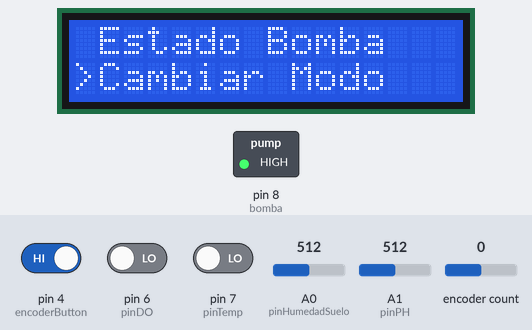
Bench run of a sketch on a simulated Arduino Uno, built with avr-gcc and run on an emulated ATmega328P. On the bench: 16×2 character LCD, switched loads named in the sketch (green lamp = pin HIGH). The test bench sets the inputs (shaded band); at power-on: pin 4 (encoderButton) HIGH, encoder count 0, pin 6 (pinDO) LOW, pin 7 (pinTemp) LOW, A0 (pinHumedadSuelo) = 512, A1 (pinPH) = 512. What the sketch prints to the serial monitor is not drawn.

Above: at 3.3 s.
3.4 s: pin 4 (encoderButton) driven LOW
At 3.8 s:
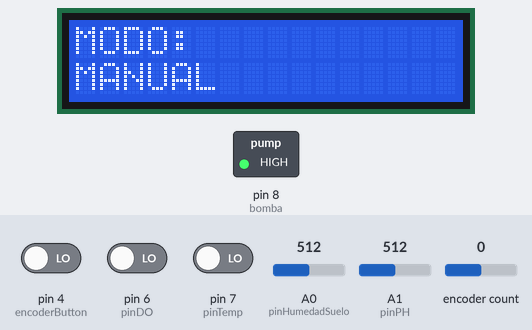
9.4 s: encoder count set to 1
At 9.8 s:
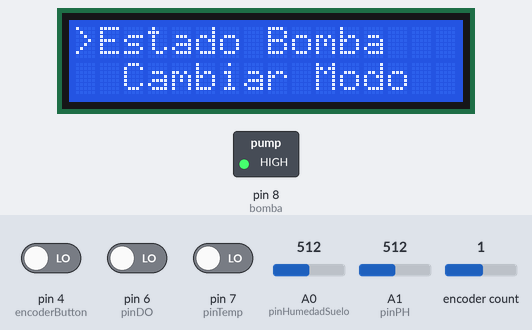
11.0 s: encoder count set to 2
At 11.7 s:
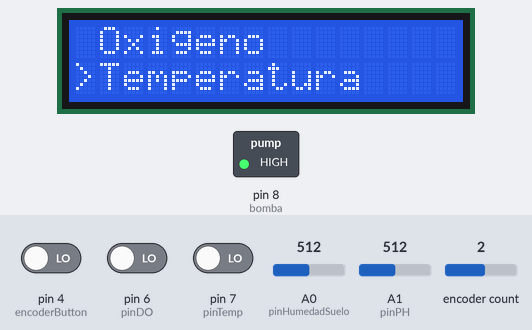
12.6 s: encoder count set to 3
At 13.8 s:
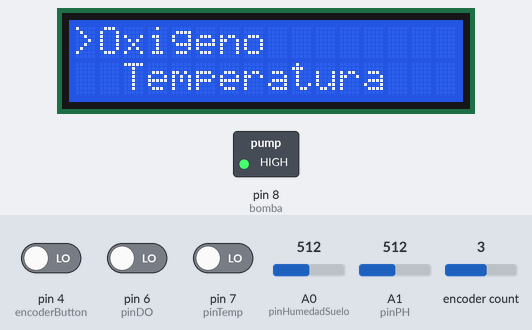
14.1 s: encoder count set to 4
At 14.5 s:
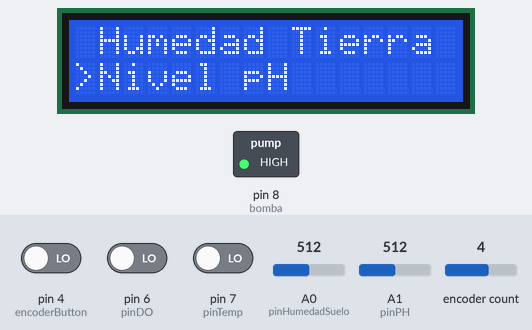
15.6 s: encoder count set to 5
At 16.5 s:
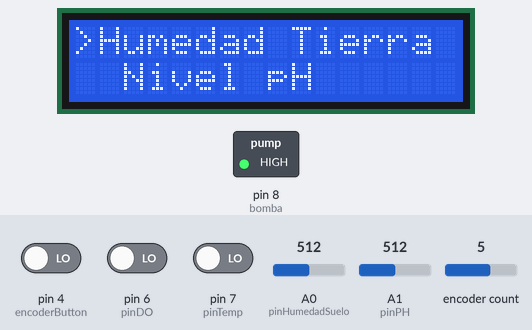
Timing chart, 0 to 18.1 s (numbered marks = the images above; inputs shaded):
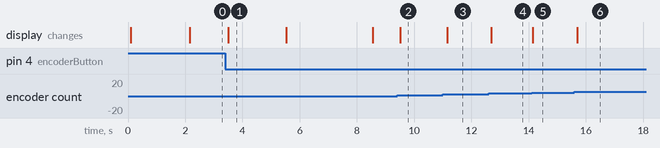

The sketch:

huerto_plus.ino
```cpp
#include <Wire.h>
#include <LiquidCrystal_I2C.h>
#include <Encoder.h>

// -------------------- CONFIGURACIÓN LCD --------------------
LiquidCrystal_I2C lcd(0x27, 16, 2);

// -------------------- ENCODER --------------------
Encoder encoder(2, 3);
const int encoderButton = 4;
long lastPos = -1;
bool buttonPressed = false;

// -------------------- BOMBA Y SENSORES --------------------
const int bomba = 8;
int humedad = 0;

const int pinHumedadSuelo = A0;
const int pinPH = A1;
const int pinDO = 6;
const int pinTemp = 7;

// -------------------- MODO MANUAL/AUTOMÁTICO --------------------
bool modoManual = false;
int menuIndex = 0;
const int totalMenus = 6;

void setup() {
  Serial.begin(9600);

  // Configurar pines
  pinMode(bomba, OUTPUT);
  pinMode(pinDO, INPUT);
  pinMode(pinTemp, INPUT);
  digitalWrite(bomba, HIGH);  // Bomba apagada inicialmente

  // Configurar encoder
  pinMode(encoderButton, INPUT_PULLUP);

  // INICIALIZAR LCD
  lcd.init();
  lcd.backlight();
  lcd.clear();

  // Mensaje de inicio
  lcd.setCursor(0, 0);
  lcd.print("MACETA AUTOMATICA");
  lcd.setCursor(0, 1);
  lcd.print("Gira encoder->");

  Serial.println("Sistema Maceta Automática - Iniciado");
  delay(2000);

  mostrarMenu();
}

void loop() {
  // Lógica de sensores
  humedad = analogRead(pinHumedadSuelo);
  int humedadPorcentaje = map(humedad, 1023, 0, 0, 100);

  // Control automático de bomba (solo en modo automático)
  if (!modoManual) {
    if(humedadPorcentaje <= 30) {  // Si humedad <= 30%, regar
      digitalWrite(bomba, LOW);   // Bomba ON - Regando
    } else {
      digitalWrite(bomba, HIGH);  // Bomba OFF
    }
  }

  // Lectura del encoder
  long newPos = encoder.read() / 4;
  if (newPos != lastPos) {
    lastPos = newPos;

    if (newPos > lastPos) {
      menuIndex++;
    } else {
      menuIndex--;
    }

    if (menuIndex < 0) menuIndex = totalMenus - 1;
    if (menuIndex >= totalMenus) menuIndex = 0;

    mostrarMenu();
  }

  // Botón del encoder
  if (digitalRead(encoderButton) == LOW && !buttonPressed) {
    buttonPressed = true;
    seleccionarMenu();
    delay(300);
  }
  if (digitalRead(encoderButton) == HIGH) {
    buttonPressed = false;
  }

  enviarDatosSerial();
  delay(100);
}

void mostrarMenu() {
  lcd.clear();

  switch(menuIndex) {
    case 0:
      lcd.print(">Humedad Tierra");
      lcd.setCursor(0, 1);
      lcd.print("  Nivel pH");
      break;
    case 1:
      lcd.print(" Humedad Tierra");
      lcd.setCursor(0, 1);
      lcd.print(">Nivel pH");
      break;
    case 2:
      lcd.print(">Oxigeno");
      lcd.setCursor(0, 1);
      lcd.print("  Temperatura");
      break;
    case 3:
      lcd.print(" Oxigeno");
      lcd.setCursor(0, 1);
      lcd.print(">Temperatura");
      break;
    case 4:
      lcd.print(">Estado Bomba");
      lcd.setCursor(0, 1);
      lcd.print("  Cambiar Modo");
      break;
    case 5:
      lcd.print(" Estado Bomba");
      lcd.setCursor(0, 1);
      lcd.print(">Cambiar Modo");
      break;
  }
}

String obtenerEstadoHumedad(int porcentaje) {
  if (porcentaje <= 20) return "SECO";
  if (porcentaje <= 50) return "MEDIO SECO";
  return "HUMEDO";
}

String obtenerEstadoPH(float ph) {
  if (ph < 7.0) return "ACIDO";
  if (ph > 7.0) return "ALCALINO";
  return "NEUTRO";
}

void seleccionarMenu() {
  lcd.clear();

  switch(menuIndex) {
    case 0: // Humedad Tierra
      {
        int humedadVal = analogRead(pinHumedadSuelo);
        int humedadPct = map(humedadVal, 1023, 0, 0, 100);
        String estado = obtenerEstadoHumedad(humedadPct);

        lcd.print("Humedad:" + String(humedadPct) + "%");
        lcd.setCursor(0, 1);

        if (humedadPct <= 30 && !modoManual) {
          lcd.print("NECESITA AGUA!");
        } else {
          lcd.print(estado);
        }
      }
      break;

    case 1: // pH
      {
        int phRaw = analogRead(pinPH);
        float voltaje = phRaw * (5.0 / 1023.0);
        float valorPH = 7.0 + ((2.5 - voltaje) / 0.18);
        String estadoPH = obtenerEstadoPH(valorPH);

        lcd.print("pH: " + String(valorPH, 1));
        lcd.setCursor(0, 1);
        lcd.print(estadoPH);
      }
      break;

    case 2: // Oxígeno
      {
        int doVal = digitalRead(pinDO);
        int oxigenoPct = doVal ? 85 : 25;

        lcd.print("Oxigeno:");
        lcd.setCursor(0, 1);
        lcd.print(String(oxigenoPct) + "% " + (doVal ? "ESTABLE" : "BAJO"));
      }
      break;

    case 3: // Temperatura
      {
        int tempVal = digitalRead(pinTemp);
        float temperatura = tempVal ? 28.5 : 22.0;

        lcd.print("Temperatura:");
        lcd.setCursor(0, 1);
        lcd.print(String(temperatura, 1) + " C");
      }
      break;

    case 4: // Estado Bomba
      {
        bool bombaEncendida = (digitalRead(bomba) == LOW);
        int humedadActual = map(analogRead(pinHumedadSuelo), 1023, 0, 0, 100);

        lcd.print("BOMBA:");
        lcd.setCursor(0, 1);

        if (bombaEncendida) {
          lcd.print("REGANDO");
        } else if (humedadActual <= 30 && !modoManual) {
          lcd.print("NECESITA AGUA");
        } else {
          lcd.print("APAGADA");
        }
      }
      break;

    case 5: // Modo
      {
        modoManual = !modoManual;
        lcd.print("MODO:");
        lcd.setCursor(0, 1);
        lcd.print(modoManual ? "MANUAL" : "AUTOMATICO");

        delay(2000);
        lcd.clear();
        lcd.print("Modo " + String(modoManual ? "MANUAL" : "AUTO"));
        lcd.setCursor(0, 1);
        lcd.print(modoManual ? "Control manual" : "Riego auto");
      }
      break;
  }
  delay(3000);
  mostrarMenu();
}

void enviarDatosSerial() {
  static unsigned long lastSend = 0;
  if (millis() - lastSend < 2000) return;
  lastSend = millis();

  // Leer sensores
  int humedadVal = analogRead(pinHumedadSuelo);
  int humedadPct = map(humedadVal, 1023, 0, 0, 100);
  int phRaw = analogRead(pinPH);
  float voltaje = phRaw * (5.0 / 1023.0);
  float valorPH = 7.0 + ((2.5 - voltaje) / 0.18);
  int doVal = digitalRead(pinDO);
  int tempVal = digitalRead(pinTemp);
  float temperatura = tempVal ? 28.5 : 22.0;
  int oxigenoPct = doVal ? 85 : 25;

  bool bombaEncendida = (digitalRead(bomba) == LOW);

  Serial.println("=== MACETA AUTOMATICA ===");
  Serial.print("Humedad Tierra: ");
  Serial.print(humedadPct);
  Serial.print("% - ");
  Serial.println(obtenerEstadoHumedad(humedadPct));

  Serial.print("Nivel pH: ");
  Serial.print(valorPH, 1);
  Serial.print(" - ");
  Serial.println(obtenerEstadoPH(valorPH));

  Serial.print("Oxigeno: ");
  Serial.print(oxigenoPct);
  Serial.println("%");

  Serial.print("Temperatura: ");
  Serial.print(temperatura, 1);
  Serial.println("°C");

  Serial.print("Estado Bomba: ");
  if (bombaEncendida) {
    Serial.println("REGANDO");
  } else if (humedadPct <= 30 && !modoManual) {
    Serial.println("NECESITA AGUA");
  } else {
    Serial.println("APAGADA");
  }

  Serial.print("Modo: ");
  Serial.println(modoManual ? "MANUAL" : "AUTOMATICO");
  Serial.println("========================");
}
```

Measured:
- after the input at 3.4 s, the display: changes after 0.10 s (image 1)
- after the input at 9.4 s, the display: changes after 0.11 s (image 2)
- after the input at 11.0 s, the display: changes after 0.16 s (image 3)
- after the input at 12.6 s, the display: changes after 0.08 s (image 4)
- after the input at 14.1 s, the display: changes at once (image 5)
- after the input at 15.6 s, the display: changes after 0.09 s (image 6)
- what the display in image 1 shows lasts 2.0 s, from 3.5 s to 5.5 s
